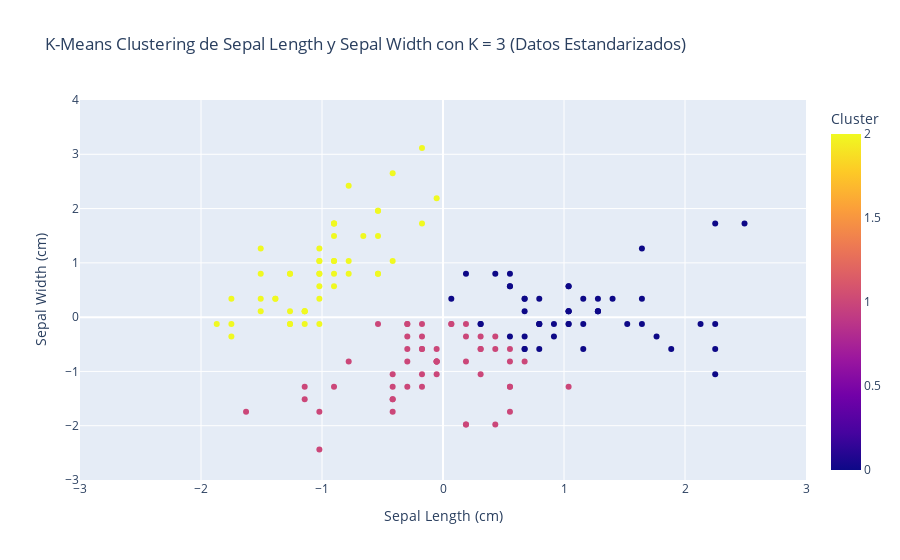

Write notebook code for a chart like this one.
### Code cell
fig_std = px.scatter(data_con_clusters_three, 
                 x = "sepal_length", 
                 y = "sepal_width", 
                 color = "Cluster",
                 labels={
                     "sepal_length": "Sepal Length (cm)",
                     "sepal_width": "Sepal Width (cm)"
                    },
                 title="K-Means Clustering de Sepal Length y Sepal Width con K = 3 (Datos Estandarizados)"
                )
fig_std.update_xaxes(range=[-3, 3])
fig_std.update_yaxes(range=[-3, 4])

fig_std.show()

### Figure 1 — Plotly figure (JSON) as saved in the notebook; plotly's stock layout.template omitted (floating-point values rounded to 4 significant figures; data arrays with more than 128 entries replaced by an {"elided": "..."} marker saying what was removed)
{"data": [{"hovertemplate": "Sepal Length (cm)=%{x}<br>Sepal Width (cm)=%{y}<br>Cluster=%{marker.color}<extra></extra>", "legendgroup": "", "marker": {"color": {"elided": "150 int values"}, "coloraxis": "coloraxis", "symbol": "circle"}, "mode": "markers", "name": "", "orientation": "v", "showlegend": false, "type": "scatter", "x": {"elided": "150 float values"}, "xaxis": "x", "y": {"elided": "150 float values"}, "yaxis": "y"}], "layout": {"coloraxis": {"colorbar": {"title": {"text": "Cluster"}}, "colorscale": [[0, "#0d0887"], [0.1111, "#46039f"], [0.2222, "#7201a8"], [0.3333, "#9c179e"], [0.4444, "#bd3786"], [0.5556, "#d8576b"], [0.6667, "#ed7953"], [0.7778, "#fb9f3a"], [0.8889, "#fdca26"], [1, "#f0f921"]]}, "legend": {"tracegroupgap": 0}, "title": {"text": "K-Means Clustering de Sepal Length y Sepal Width con K = 3 (Datos Estandarizados)"}, "xaxis": {"anchor": "y", "domain": [0, 1], "range": [-3, 3], "title": {"text": "Sepal Length (cm)"}}, "yaxis": {"anchor": "x", "domain": [0, 1], "range": [-3, 4], "title": {"text": "Sepal Width (cm)"}}}}
